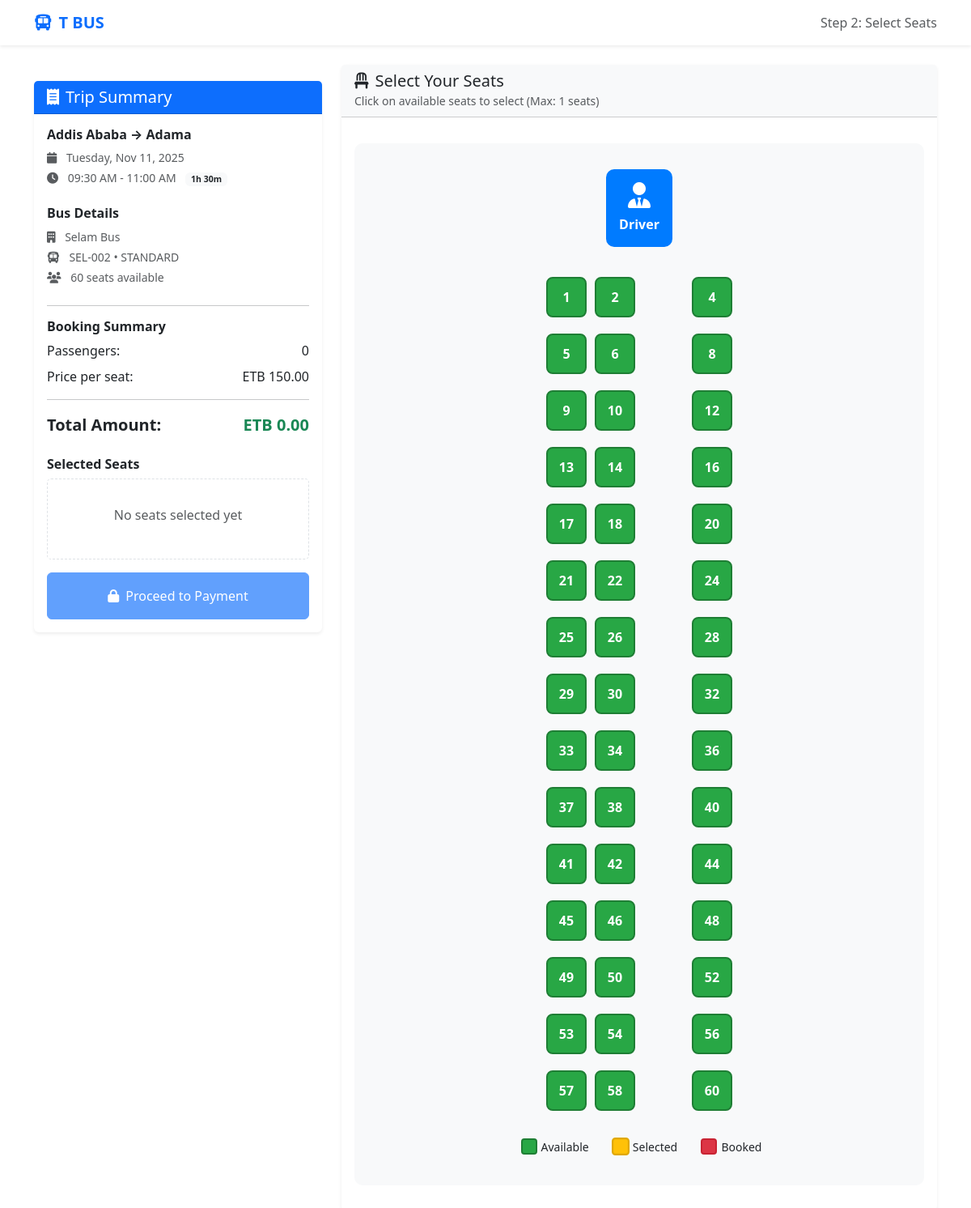
/booking.php?schedule_id=2, run on the app's committed database.
### tables this page shows
CREATE TABLE schedules (
    id INT PRIMARY KEY AUTO_INCREMENT,
    bus_id INT NOT NULL,
    from_city_id INT NOT NULL,
    to_city_id INT NOT NULL,
    departure_time TIME NOT NULL,
    arrival_time TIME NOT NULL,
    price DECIMAL(10,2) NOT NULL,
    available_seats INT NOT NULL,
    travel_date DATE NOT NULL,
    is_active BOOLEAN DEFAULT TRUE,
    created_at TIMESTAMP DEFAULT CURRENT_TIMESTAMP,
    FOREIGN KEY (bus_id) REFERENCES buses(id) ON DELETE CASCADE,
    FOREIGN KEY (from_city_id) REFERENCES cities(id),
    FOREIGN KEY (to_city_id) REFERENCES cities(id),
    INDEX idx_dates (travel_date, from_city_id, to_city_id)
);

CREATE TABLE cities (
    id INT PRIMARY KEY AUTO_INCREMENT,
    name VARCHAR(100) NOT NULL,
    created_at TIMESTAMP DEFAULT CURRENT_TIMESTAMP,
    UNIQUE KEY unique_city_name (name)
);

CREATE TABLE bus_companies (
    id INT PRIMARY KEY AUTO_INCREMENT,
    company_name VARCHAR(200) NOT NULL,
    contact_person_name VARCHAR(100),
    contact_phone VARCHAR(20),
    logo_url VARCHAR(500),
    description TEXT,
    is_active BOOLEAN DEFAULT TRUE,
    created_at TIMESTAMP DEFAULT CURRENT_TIMESTAMP
);

CREATE TABLE buses (
    id INT PRIMARY KEY AUTO_INCREMENT,
    bus_company_id INT NOT NULL,
    bus_number VARCHAR(50) NOT NULL,
    type ENUM('standard', 'vip', 'business') DEFAULT 'standard',
    total_seats INT NOT NULL,
    amenities JSON,
    is_active BOOLEAN DEFAULT TRUE,
    created_at TIMESTAMP DEFAULT CURRENT_TIMESTAMP,
    FOREIGN KEY (bus_company_id) REFERENCES bus_companies(id) ON DELETE CASCADE
);

### public/booking.php (the view, shortened to what this page needs)
<?php
$schedule_id = isset($_GET['schedule_id']) ? intval($_GET['schedule_id']) : 0;
$passengers = isset($_GET['passengers']) ? intval($_GET['passengers']) : 1;
$database = new Database();
$db = $database->getConnection();
$query = "
    SELECT s.*, b.bus_number, b.type, b.total_seats, b.amenities, bc.company_name,
           c1.name as from_city, c2.name as to_city
    FROM schedules s
    JOIN buses b ON s.bus_id = b.id
    JOIN bus_companies bc ON b.bus_company_id = bc.id
    JOIN cities c1 ON s.from_city_id = c1.id
    JOIN cities c2 ON s.to_city_id = c2.id
    WHERE s.id = ? AND s.is_active = TRUE AND b.is_active = TRUE
";
$stmt = $db->prepare($query);
$stmt->execute([$schedule_id]);
$schedule = $stmt->fetch(PDO::FETCH_ASSOC);
$bookedSeatsQuery = "SELECT seat_number FROM bookings WHERE schedule_id = ? AND booking_status != 'cancelled'";
$bookedSeatsStmt = $db->prepare($bookedSeatsQuery);
$bookedSeatsStmt->execute([$schedule_id]);
$bookedSeats = $bookedSeatsStmt->fetchAll(PDO::FETCH_COLUMN);
$departure = new DateTime($schedule['departure_time']);
$arrival = new DateTime($schedule['arrival_time']);
$duration = $departure->diff($arrival);
?>
<!DOCTYPE html>
<html lang="en">
<head>
    <link href="https://cdn.jsdelivr.net/npm/bootstrap@5.3.0/dist/css/bootstrap.min.css" rel="stylesheet">
    <link href="https://cdnjs.cloudflare.com/ajax/libs/font-awesome/6.4.0/css/all.min.css" rel="stylesheet">
</head>
<body>
    <nav class="navbar navbar-expand-lg navbar-light bg-white shadow-sm sticky-top">
        <div class="container">
            <a class="navbar-brand fw-bold text-primary" href="index.php">
                <i class="fas fa-bus me-2"></i>T BUS
            </a>
            <div class="navbar-text">
                <span class="text-muted">Step 2: Select Seats</span>
            </div>
        </div>
    </nav>
    <div class="container py-4">
        <div class="row">
            <div class="col-lg-4 mb-4">
                <div class="card shadow-sm border-0 sticky-top" style="top: 100px;">
                    <div class="card-header bg-primary text-white">
                        <h5 class="mb-0"><i class="fas fa-receipt me-2"></i>Trip Summary</h5>
                    </div>
                    <div class="card-body">
                        <div class="trip-info mb-4">
                            <h6 class="fw-bold"><?php echo $schedule['from_city']; ?> → <?php echo $schedule['to_city']; ?></h6>
                            <div class="text-muted small">
                                <div class="mb-1">
                                    <i class="fas fa-calendar me-2"></i>
                                    <?php echo date('l, M d, Y', strtotime($schedule['travel_date'])); ?>
                                </div>
                                <div class="mb-1">
                                    <i class="fas fa-clock me-2"></i>
                                    <?php echo $departure->format('h:i A'); ?> - <?php echo $arrival->format('h:i A'); ?>
                                    <span class="badge bg-light text-dark ms-2"><?php echo $duration->h . 'h ' . $duration->i . 'm'; ?></span>
                                </div>
                            </div>
                        </div>
                        <div class="bus-info mb-4">
                            <h6 class="fw-bold">Bus Details</h6>
                            <div class="text-muted small">
                                <div class="mb-1">
                                    <i class="fas fa-building me-2"></i>
                                    <?php echo $schedule['company_name']; ?>
                                </div>
                                <div class="mb-1">
                                    <i class="fas fa-bus me-2"></i>
                                    <?php echo $schedule['bus_number']; ?> • <?php echo strtoupper($schedule['type']); ?>
                                </div>
                                <div>
                                    <i class="fas fa-users me-2"></i>
                                    <?php echo $schedule['available_seats']; ?> seats available
                                </div>
                            </div>
                        </div>
                        <hr>
                        <div class="booking-summary">
                            <h6 class="fw-bold">Booking Summary</h6>
                            <div class="d-flex justify-content-between mb-2">
                                <span>Passengers:</span>
                                <span id="passengerCount">0</span>
                            </div>
                            <div class="d-flex justify-content-between mb-2">
                                <span>Price per seat:</span>
                                <span>ETB <?php echo number_format($schedule['price'], 2); ?></span>
                            </div>
                            <hr>
                            <div class="d-flex justify-content-between fw-bold fs-5">
                                <span>Total Amount:</span>
                                <span id="totalAmount" class="text-success">ETB 0.00</span>
                            </div>
                        </div>
                        <div class="selected-seats mt-4">
                            <h6 class="fw-bold">Selected Seats</h6>
                            <div id="selectedSeatsList" class="selected-seats-list">
                                <div class="text-muted text-center py-3">No seats selected yet</div>
                            </div>
                        </div>
                        <button id="proceedToPayment" class="btn btn-primary w-100 mt-3 py-3" disabled>
                            <i class="fas fa-lock me-2"></i>Proceed to Payment
                        </button>
                    </div>
                </div>
            </div>
            <div class="col-lg-8">
                <div class="card shadow-sm border-0">
                    <div class="card-header bg-light">
                        <h5 class="mb-0"><i class="fas fa-chair me-2"></i>Select Your Seats</h5>
                        <small class="text-muted">Click on available seats to select (Max: <?php echo $passengers; ?> seats)</small>
                    </div>
                    <div class="card-body">
                        <div class="bus-layout text-center">
                            <div class="driver-cabin">
                                <i class="fas fa-user-tie fa-2x mb-2"></i>
                                <div class="fw-bold">Driver</div>
                            </div>
                            <div class="bus-seats mb-4">
                                <?php
                                $totalSeats = $schedule['total_seats'];
                                $seatsPerRow = 4;
                                $rows = ceil($totalSeats / $seatsPerRow);
                                for ($row = 1; $row <= $rows; $row++):
                                ?>
                                    <div class="seat-row">
                                        <?php for ($col = 1; $col <= $seatsPerRow; $col++):
                                            $seatNumber = ($row - 1) * $seatsPerRow + $col;
                                            $isBooked = in_array($seatNumber, $bookedSeats);
                                            $isAisle = $col == 3;
                                        ?>
                                            <div class="<?php echo $isAisle ? 'aisle' : ''; ?>">
                                                <?php if (!$isAisle): ?>
                                                    <div class="seat <?php echo $isBooked ? 'booked' : 'available'; ?>"
                                                         data-seat="<?php echo $seatNumber; ?>"
                                                         data-price="<?php echo $schedule['price']; ?>">
                                                        <?php if ($isBooked): ?>
                                                            <i class="fas fa-times"></i>
                                                        <?php else: ?>
                                                            <span class="seat-number"><?php echo $seatNumber; ?></span>
                                                        <?php endif; ?>
                                                    </div>
                                                <?php else: ?>
                                                    <div class="aisle"></div>
                                                <?php endif; ?>
                                            </div>
                                        <?php endfor; ?>
                                    </div>
                                <?php endfor; ?>
                            </div>
                            <div class="bus-legends">
                                <div class="legend-item">
                                    <div class="seat available legend-seat"></div>
                                    <span class="small">Available</span>
                                </div>
                                <div class="legend-item">
                                    <div class="seat selected legend-seat"></div>
                                    <span class="small">Selected</span>
                                </div>
                                <div class="legend-item">
                                    <div class="seat booked legend-seat"></div>
                                    <span class="small">Booked</span>
                                </div>
                            </div>
                        </div>
                    </div>
                </div>
            </div>
        </div>
    </div>
</body>
</html>

### public/booking.php (style rules this page uses)
.bus-layout { background: #f8f9fa; padding: 2rem; border-radius: 10px; margin: 1rem 0; }
.seat { width: 50px; height: 50px; margin: 5px; border-radius: 8px; display: inline-flex; align-items: center; justify-content: center; cursor: pointer; font-weight: bold; transition: all 0.3s ease; }
.seat.available { background: #28a745; color: white; border: 2px solid #1e7e34; }
.seat.selected { background: #ffc107; color: #000; border: 2px solid #e0a800; transform: scale(1.1); }
.seat.booked { background: #dc3545; color: white; border: 2px solid #c82333; cursor: not-allowed; }
.driver-cabin { background: #007bff; color: white; padding: 1rem; border-radius: 10px; display: inline-block; margin-bottom: 2rem; }
.seat-row { display: flex; justify-content: center; margin-bottom: 10px; }
.aisle { width: 60px; }
.legend-item { display: inline-flex; align-items: center; margin: 0 10px; }
.legend-seat { width: 20px; height: 20px; border-radius: 4px; margin-right: 5px; }
.selected-seats-list { min-height: 100px; border: 1px dashed #dee2e6; border-radius: 5px; padding: 1rem; }

### data on the page
schedules: from_city.name "Addis Ababa", to_city.name "Adama", travel_date "Tuesday, Nov 11, 2025", departure_time "09:30 AM", arrival_time "11:00 AM", departure_time+arrival_time "1", departure_time+arrival_time "30", bus_companies.company_name "Selam Bus", bus.bus_number "SEL-002", bus.type "STANDARD", available_seats "60", price "150.00"

### other printed values
$passengers "1"
$seatNumber "1"
$seatNumber "2"
$seatNumber "4"
$seatNumber "5"
$seatNumber "6"
$seatNumber "8"
$seatNumber "9"
$seatNumber "10"
$seatNumber "12"
$seatNumber "13"
$seatNumber "14"
$seatNumber "16"
$seatNumber "17"
$seatNumber "18"
